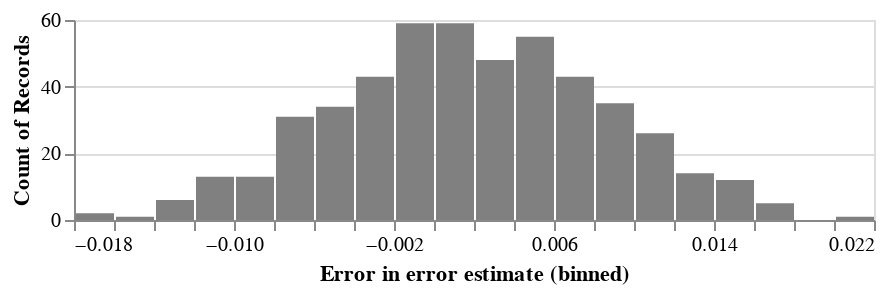

This figure's notebook cell:
### Code cell
source = pd.DataFrame({'Error in error estimate':error_in_error_estimate})

alt.Chart(source, height=100).mark_bar(color='grey').encode(
    alt.X("Error in error estimate:Q", bin=alt.Bin(maxbins=20)),
    y='count()',
)

### Figure 1 — Vega-Lite specification as saved in the notebook (floating-point values rounded to 4 significant figures; data arrays with more than 128 entries replaced by an {"elided": "..."} marker saying what was removed)
{"$schema": "https://vega.github.io/schema/vega-lite/v3.4.0.json", "config": {"mark": {"tooltip": null}, "view": {"height": 300, "width": 400}}, "data": {"name": "data-b37a906e206ea0930b56f48085215a1c"}, "datasets": {"data-b37a906e206ea0930b56f48085215a1c": {"elided": "500 records"}}, "encoding": {"x": {"bin": {"maxbins": 20}, "field": "Error in error estimate", "type": "quantitative"}, "y": {"aggregate": "count", "type": "quantitative"}}, "height": 100, "mark": {"color": "grey", "type": "bar"}}
